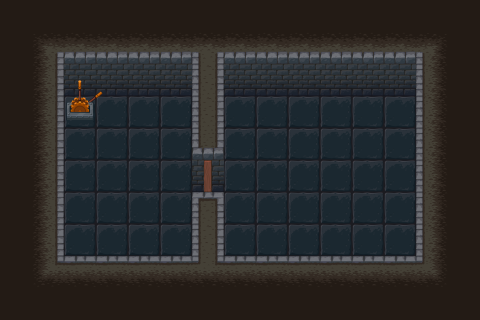

A 2D game scene composited from a Tiled map and its tileset images. What follows is a short description and the map's XML, with every tile layer's data as written:
An orthogonal 15x10 tile map with 32x32 px tiles, 5 tile layers (bg, switchOff, switchOn, fg, ...) and 10 objects (6x collision, door, opensw, player, 1).

<map version="1.0" tiledversion="1.1.4" orientation="orthogonal" renderorder="right-down" width="15" height="10" tilewidth="32" tileheight="32" infinite="0" nextobjectid="12">
 <tileset firstgid="1" name="tiles" tilewidth="32" tileheight="32" tilecount="240" columns="10">
  <image source="tiles.png" width="320" height="768" />
 </tileset>
 <layer name="bg" width="15" height="10">
  <properties>
   <property name="bg" value="1" />
  </properties>
  <data encoding="csv">
239,239,239,239,239,239,239,239,239,239,239,239,239,239,239,
239,229,205,205,205,205,209,205,205,205,205,205,205,230,239,
239,204,240,240,240,240,163,240,240,240,240,240,240,206,239,
239,204,135,135,135,135,163,135,135,135,135,135,135,206,239,
239,204,135,135,135,135,175,135,135,135,135,135,135,206,239,
239,204,135,135,135,135,240,135,135,135,135,135,135,206,239,
239,204,135,135,135,135,177,135,135,135,135,135,135,206,239,
239,204,135,135,135,135,163,135,135,135,135,135,135,206,239,
239,234,0,0,0,0,207,0,0,0,0,0,0,233,239,
239,239,239,239,239,239,239,239,239,239,239,239,239,239,239
</data>
 </layer>
 <objectgroup name="door">
  <properties>
   <property name="door" value="1" />
  </properties>
  <object id="1" name="1" type="door" x="193.35" y="177.518" width="29.9696" height="46.8075" />
 </objectgroup>
 <layer name="switchOff" width="15" height="10">
  <properties>
   <property name="switchoff" value="1" />
  </properties>
  <data encoding="csv">
0,0,0,0,0,0,0,0,0,0,0,0,0,0,0,
0,0,0,0,0,0,0,0,0,0,0,0,0,0,0,
0,0,96,97,0,0,0,0,0,0,0,0,0,0,0,
0,0,106,107,0,0,0,0,0,0,0,0,0,0,0,
0,0,0,0,0,0,0,0,0,0,0,0,0,0,0,
0,0,0,0,0,0,0,0,0,0,0,0,0,0,0,
0,0,0,0,0,0,0,0,0,0,0,0,0,0,0,
0,0,0,0,0,0,0,0,0,0,0,0,0,0,0,
0,0,0,0,0,0,0,0,0,0,0,0,0,0,0,
0,0,0,0,0,0,0,0,0,0,0,0,0,0,0
</data>
 </layer>
 <layer name="switchOn" width="15" height="10">
  <properties>
   <property name="switchon" value="1" />
  </properties>
  <data encoding="csv">
0,0,0,0,0,0,0,0,0,0,0,0,0,0,0,
0,0,0,0,0,0,0,0,0,0,0,0,0,0,0,
0,0,94,0,0,0,0,0,0,0,0,0,0,0,0,
0,0,104,0,0,0,0,0,0,0,0,0,0,0,0,
0,0,0,0,0,0,0,0,0,0,0,0,0,0,0,
0,0,0,0,0,0,0,0,0,0,0,0,0,0,0,
0,0,0,0,0,0,0,0,0,0,0,0,0,0,0,
0,0,0,0,0,0,0,0,0,0,0,0,0,0,0,
0,0,0,0,0,0,0,0,0,0,0,0,0,0,0,
0,0,0,0,0,0,0,0,0,0,0,0,0,0,0
</data>
 </layer>
 <objectgroup name="switchOpen">
  <object id="4" type="opensw" x="65.1935" y="97.4472" width="53.5273" height="57.6448" />
 </objectgroup>
 <objectgroup name="character">
  <object id="5" name="princess" type="player" x="389.789" y="137.936" width="13.0387" height="10.98">
   <ellipse />
  </object>
 </objectgroup>
 <objectgroup name="collision">
  <object id="6" type="collision" x="33" y="34" width="29" height="255" />
  <object id="7" type="collision" x="64" y="258" width="380" height="29" />
  <object id="8" type="collision" x="419" y="35" width="28" height="223" />
  <object id="9" type="collision" x="66" y="32" width="350" height="61" />
  <object id="10" type="collision" x="195" y="96" width="26" height="75" />
  <object id="11" type="collision" x="195" y="229" width="27" height="57" />
 </objectgroup>
 <objectgroup name="openDoor">
  <properties>
   <property name="opendoor" value="1" />
  </properties>
  <object id="2" name="1" x="225.534" y="167.666" width="32" height="58" />
 </objectgroup>
 <layer name="fg" width="15" height="10">
  <properties>
   <property name="fg" value="1" />
  </properties>
  <data encoding="csv">
0,0,0,0,0,0,0,0,0,0,0,0,0,0,0,
0,0,0,0,0,0,0,0,0,0,0,0,0,0,0,
0,0,0,0,0,0,0,0,0,0,0,0,0,0,0,
0,0,0,0,0,0,0,0,0,0,0,0,0,0,0,
0,0,0,0,0,0,0,0,0,0,0,0,0,0,0,
0,0,0,0,0,0,0,0,0,0,0,0,0,0,0,
0,0,0,0,0,0,177,0,0,0,0,0,0,0,0,
0,0,0,0,0,0,163,0,0,0,0,0,0,0,0,
0,0,203,203,203,203,207,203,203,203,203,203,203,0,0,
0,0,0,0,0,0,0,0,0,0,0,0,0,0,0
</data>
 </layer>
 <layer name="doorClosed" width="15" height="10">
  <properties>
   <property name="doorClosed" value="1" />
  </properties>
  <data encoding="csv">
0,0,0,0,0,0,0,0,0,0,0,0,0,0,0,
0,0,0,0,0,0,0,0,0,0,0,0,0,0,0,
0,0,0,0,0,0,0,0,0,0,0,0,0,0,0,
0,0,0,0,0,0,0,0,0,0,0,0,0,0,0,
0,0,0,0,0,0,0,0,0,0,0,0,0,0,0,
0,0,0,0,0,0,22,0,0,0,0,0,0,0,0,
0,0,0,0,0,0,0,0,0,0,0,0,0,0,0,
0,0,0,0,0,0,0,0,0,0,0,0,0,0,0,
0,0,0,0,0,0,0,0,0,0,0,0,0,0,0,
0,0,0,0,0,0,0,0,0,0,0,0,0,0,0
</data>
 </layer>
</map>
